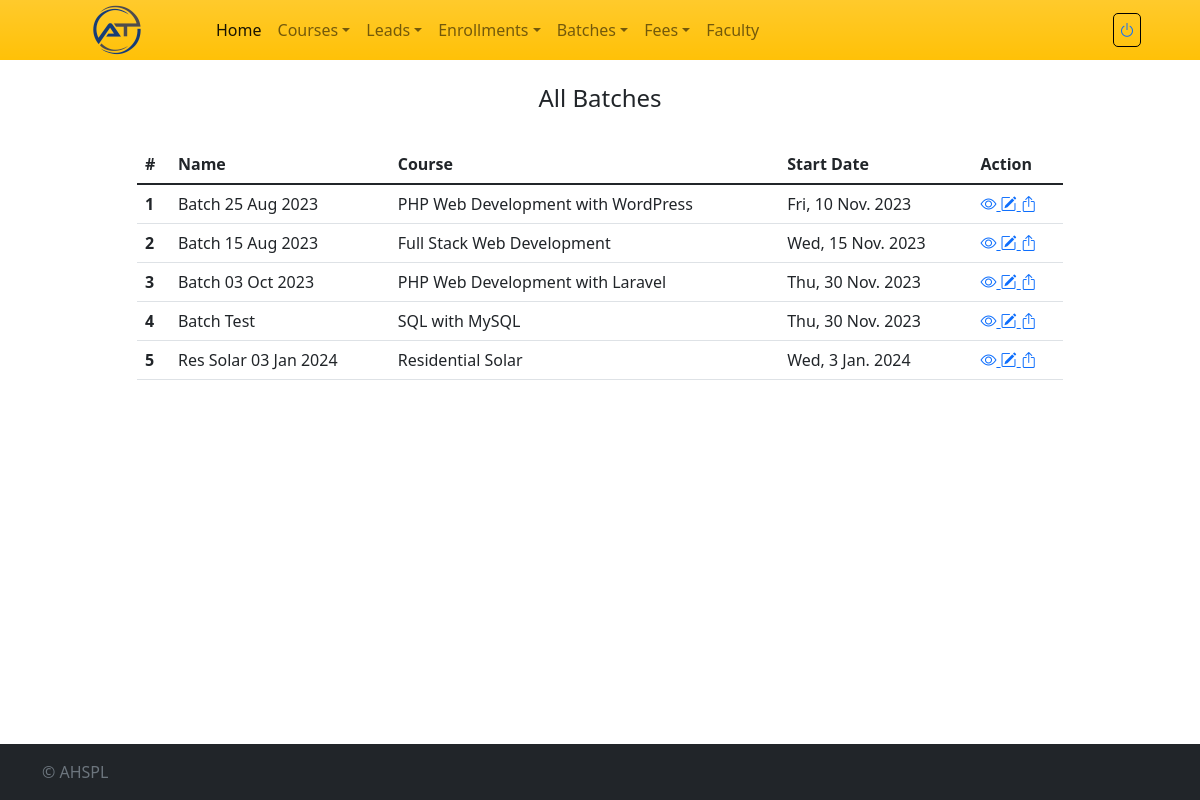
Page /all-batch (signed in) on the committed database.
### crmapp/models.py (models this page shows)
class Batch(models.Model):
    batch_id = models.AutoField(primary_key=True)
    batch_name = models.CharField(max_length=255)
    course_id = models.ForeignKey(Course, on_delete=models.SET_NULL, null=True, blank=True)
    candidates = models.TextField()
    start_date = models.DateField(default=datetime.today)
    date_created = models.DateField(default=datetime.today)

class Course(models.Model):
    course_id = models.AutoField(primary_key=True)
    course_name = models.CharField(max_length=100)
    course_fee = models.DecimalField(max_digits=10, decimal_places=2)
    course_duration = models.CharField(max_length=100, default='')
    date_created = models.DateField(default=datetime.today)

### crmapp/views.py (the view)
# urls.py: path('all-batch', login_required(views.all_batch), name='all_batch'),
def all_batch(request):
    batches_with_course = Batch.objects.select_related('course_id').all()
    return render(request, 'all-batches.html', {'batches': batches_with_course })

### templates/all-batches.html (shortened to what this page needs)
{% extends 'base.html' %}
{% block content %}
<div class="row">
	<div class="col">
	</div>
	<div class="col-10">
		<div class="py-4 text-center">
			<h4>All Batches</h4>
		</div>
		<table class="table  table-hover">
			<thead>
				<tr>
					<th scope="col">#</th>
					<th scope="col">Name</th>
					<th scope="col">Course</th>
					<th scope="col">Start Date</th>
					<th scope="col">Action</th>
				</tr>
			</thead>
			<tbody>
				{% for batch in batches %}
				<tr>
					<th scope="row">{{ forloop.counter }}</th>
					<td>{{ batch.batch_name }}</td>
					<td>{{ batch.course_id.course_name }}</td>
					<td>{{ batch.start_date|date:"D, j M. Y" }}</td>
					<td>
						<a class="view-students-link" href="javascript:void(0);" data-bs-toggle="modal" data-bs-target="#viewStudentsModal" data-batch-id="{{ batch.batch_id }}">
							<i class="bi bi-eye" title="View Students"></i>
						</a>
						<a href="{% url 'edit_batch' batch.batch_id %}">
							<i class="bi bi-pencil-square" title="Edit"></i>
						</a>
						<a class="export-student-link" href="javascript:void(0);" data-batch-id="{{ batch.batch_id }}">
						    <i class="bi bi-box-arrow-up" title="Export"></i>
						</a>
					</td>
				</tr>
				{% endfor %}
			</tbody>
		</table>
	</div>
	<div class="col">
	</div>
</div>
{% endblock %}

### rows in the picture
Batch: batch_name "Batch 25 Aug 2023", course_id.course_name "PHP Web Development with WordPress", start_date "Fri, 10 Nov. 2023"
Batch: batch_name "Batch 15 Aug 2023", course_id.course_name "Full Stack Web Development", start_date "Wed, 15 Nov. 2023"
Batch: batch_name "Batch 03 Oct 2023", course_id.course_name "PHP Web Development with Laravel", start_date "Thu, 30 Nov. 2023"
Batch: batch_name "Batch Test", course_id.course_name "SQL with MySQL", start_date "Thu, 30 Nov. 2023"
Batch: batch_name "Res Solar 03 Jan 2024", course_id.course_name "Residential Solar", start_date "Wed, 3 Jan. 2024"
